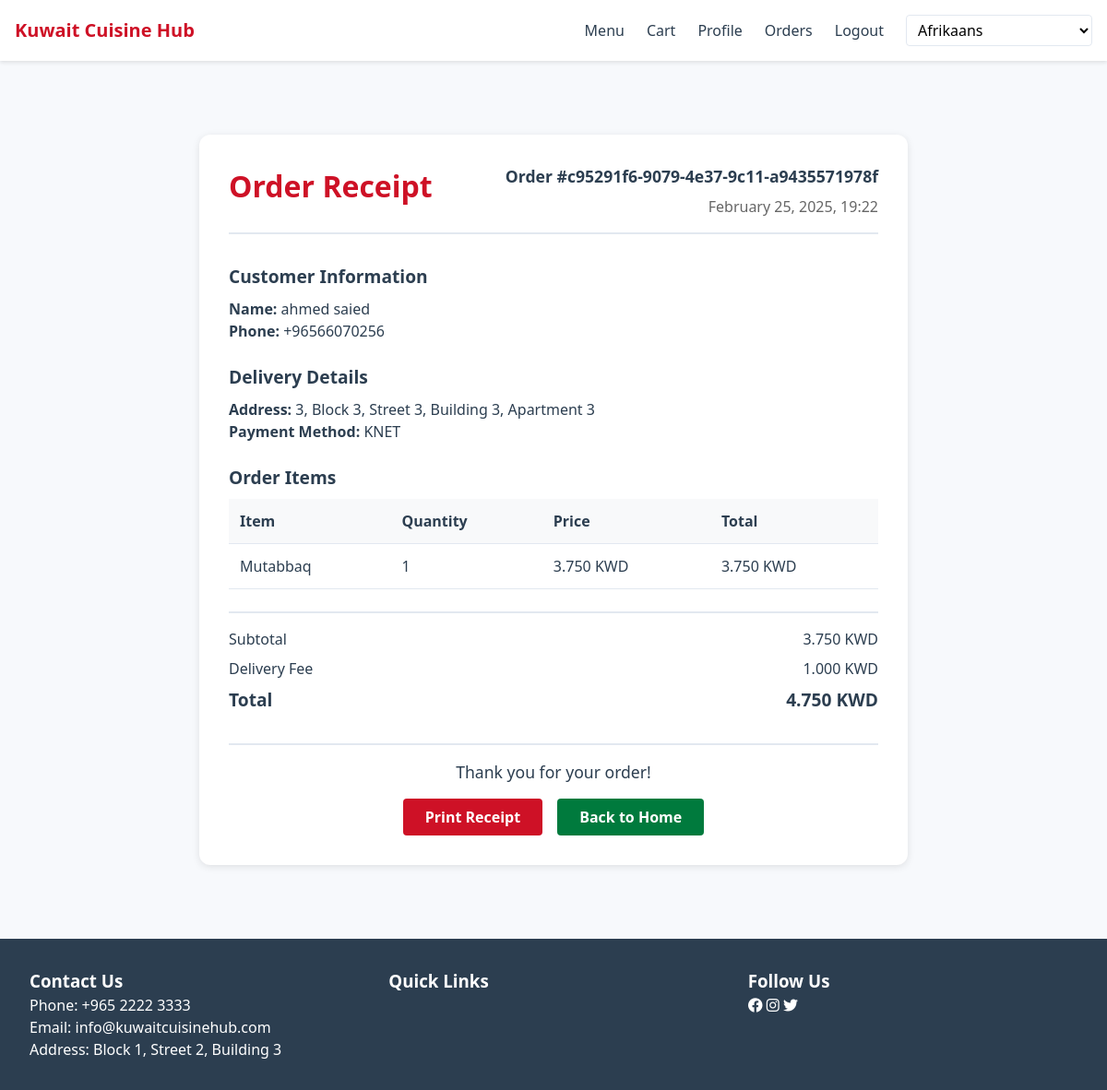
Screenshot of /orders/receipt/2/ (signed in) with the database file from the repository.
### orders/models.py (models this page shows, shortened)
class Order(models.Model):
    customer = models.ForeignKey(settings.AUTH_USER_MODEL, on_delete=models.CASCADE)
    PAYMENT_METHODS = [
        ('knet', 'KNET'),
        ('cash', _('Cash on Delivery')),
    ]
    STATUS_CHOICES = [
        ('pending', _('Pending')),
        ('confirmed', _('Confirmed')),
        ('preparing', _('Preparing')),
        ('ready', _('Ready for Delivery')),
        ('delivering', _('Out for Delivery')),
        ('delivered', _('Delivered')),
        ('cancelled', _('Cancelled')),
    ]
    order_number = models.UUIDField(
        default=uuid.uuid4,
        editable=False,
        unique=True
    )
    customer = models.ForeignKey(
        'accounts.User',
        on_delete=models.CASCADE,
        related_name='orders'
    )
    item = models.JSONField()  # Stores order items with quantities and prices
    total = models.DecimalField(max_digits=8, decimal_places=3)
    payment_method = models.CharField(
        max_length=10,
        choices=PAYMENT_METHODS
    )
    status = models.CharField(
        max_length=20,
        choices=STATUS_CHOICES,
        default='pending'
    )
    delivery_address = models.TextField()
    created_at = models.DateTimeField(auto_now_add=True)
    updated_at = models.DateTimeField(auto_now=True)

class OrderItem(models.Model):
    order = models.ForeignKey('Order', on_delete=models.CASCADE, related_name='items')
    food_item = models.ForeignKey(FoodItem, on_delete=models.CASCADE)
    quantity = models.PositiveIntegerField()
    price = models.DecimalField(max_digits=10, decimal_places=3)
    @property
    def total(self):
        return self.price * self.quantity

### accounts/models.py (models this page shows)
class User(AbstractUser):
    groups = models.ManyToManyField(
        'auth.Group',
        related_name='custom_user_set',
        blank=True,
        help_text='The groups this user belongs to.'
    )
    user_permissions = models.ManyToManyField(
        'auth.Permission',
        related_name='custom_user_set',
        blank=True,
        help_text='Specific permissions for this user.'
    )
    phone_regex = RegexValidator(
        regex=r'^\+965[0-9]{8}$',
        message=_(
            "Phone number must be entered in the format: '+96555555555'. Up to 8 digits allowed after country code.")
    )
    phone_number = models.CharField(
        _("Phone number"),
        validators=[phone_regex],
        max_length=12,  # +965 + 8 digits
        unique=True,
        help_text=_("Required. Format: +96555555555")
    )
    address = models.TextField(_("Address"))
    preferred_language = models.CharField(
        _("Preferred Language"),
        max_length=2,
        choices=[('ar', _('Arabic')), ('en', _('English'))],
        default='en'
    )
    USERNAME_FIELD = 'phone_number'
    REQUIRED_FIELDS = ['username', 'email']

### menu/models.py (models this page shows, shortened)
class FoodItem(models.Model):
    SPICE_LEVELS = [
        (1, _("Mild")),
        (2, _("Medium")),
        (3, _("Hot")),
        (4, _("Extra Hot")),
    ]
    category = models.ForeignKey(
        Category,
        on_delete=models.CASCADE,
        related_name='items'
    )
    name_en = models.CharField(_("Name (English)"), max_length=200)
    name_ar = models.CharField(_("Name (Arabic)"), max_length=200)
    description_en = models.TextField(_("Description (English)"))
    description_ar = models.TextField(_("Description (Arabic)"))
    price = models.DecimalField(max_digits=6, decimal_places=3)  # Kuwait uses 3 decimal places
    image = models.ImageField(upload_to='menu_items/')
    spice_level = models.IntegerField(choices=SPICE_LEVELS, default=1)
    is_available = models.BooleanField(default=True)
    is_vegetarian = models.BooleanField(default=False)
    is_gluten_free = models.BooleanField(default=False)
    created_at = models.DateTimeField(auto_now_add=True)
    updated_at = models.DateTimeField(auto_now=True)

### orders/views.py (the view)
# urls.py: path('receipt/<int:order_id>/', views.OrderReceiptView.as_view(), name='receipt'),
class OrderReceiptView(LoginRequiredMixin, View):
    template_name = 'orders/receipt.html'
    def get(self, request, order_id):
        try:
            order = Order.objects.get(id=order_id, customer=request.user)
            order_items = order.items.all()
            context = {
                'order': order,
                'order_items': order_items,
                'delivery_fee': Decimal('1.000'),
                'subtotal': order.total - Decimal('1.000')
            }
            return render(request, self.template_name, context)
        except Order.DoesNotExist:
            messages.error(request, _("Order not found"))
            return redirect('orders:history')

### orders/templates/orders/receipt.html (shortened to what this page needs)
{% extends "base.html" %}
{% load i18n %}
{% block content %}
<div class="receipt-container">
    <div class="receipt-card">
        <div class="receipt-header">
            <h1>{% trans "Order Receipt" %}</h1>
            <div class="order-info">
                <p class="order-number">{% trans "Order" %} #{{ order.order_number }}</p>
                <p class="order-date">{{ order.created_at|date:"F j, Y, H:i" }}</p>
            </div>
        </div>
        <div class="customer-info">
            <h2>{% trans "Customer Information" %}</h2>
            <p><strong>{% trans "Name" %}:</strong> {{ order.customer.get_full_name }}</p>
            <p><strong>{% trans "Phone" %}:</strong> {{ order.customer.phone_number }}</p>
        </div>
        <div class="delivery-info">
            <h2>{% trans "Delivery Details" %}</h2>
            <p><strong>{% trans "Address" %}:</strong> {{ order.delivery_address }}</p>
            <p><strong>{% trans "Payment Method" %}:</strong> {{ order.get_payment_method_display }}</p>
        </div>
        <div class="order-items">
            <h2>{% trans "Order Items" %}</h2>
            <table class="items-table">
                <thead>
                    <tr>
                        <th>{% trans "Item" %}</th>
                        <th>{% trans "Quantity" %}</th>
                        <th>{% trans "Price" %}</th>
                        <th>{% trans "Total" %}</th>
                    </tr>
                </thead>
                <tbody>
                    {% for item in order_items %}
                    <tr>
                        <td>{{ item.food_item.name_en }}</td>
                        <td>{{ item.quantity }}</td>
                        <td>{{ item.price }} {% trans "KWD" %}</td>
                        <td>{{ item.total }} {% trans "KWD" %}</td>
                    </tr>
                    {% endfor %}
                </tbody>
            </table>
        </div>
        <div class="order-summary">
            <div class="summary-row">
                <span>{% trans "Subtotal" %}</span>
                <span>{{ subtotal|floatformat:3 }} {% trans "KWD" %}</span>
            </div>
            <div class="summary-row">
                <span>{% trans "Delivery Fee" %}</span>
                <span>{{ delivery_fee|floatformat:3 }} {% trans "KWD" %}</span>
            </div>
            <div class="summary-row total">
                <span>{% trans "Total" %}</span>
                <span>{{ order.total|floatformat:3 }} {% trans "KWD" %}</span>
            </div>
        </div>
        <div class="receipt-footer">
            <p>{% trans "Thank you for your order!" %}</p>
            <div class="actions">
                <button class="btn btn-primary print-receipt">{% trans "Print Receipt" %}</button>
                <a href="{% url 'menu:home' %}" class="btn btn-secondary">{% trans "Back to Home" %}</a>
            </div>
        </div>
    </div>
</div>
{% endblock %}

### templates/base.html (style rules this page uses)
:root { --primary-color: #CE1126; --secondary-color: #007A3D; --accent-color: #B8985D; --text-color: #2C3E50; --light-bg: #F7F9FC; --border-color: #E2E8F0; --font-sm: 0.875rem; --font-base: 1rem; --font-lg: 1.125rem; --font-xl: 1.25rem; --spacing-xs: 0.25rem; --spacing-sm: 0.5rem; --spacing-md: 1rem; --spacing-lg: 1.5rem; --spacing-xl: 2rem; }
body { font-family: system-ui, -apple-system, BlinkMacSystemFont, 'Segoe UI', Roboto, Oxygen, Ubuntu, Cantarell, sans-serif; color: var(--text-color); line-height: 1.5; background-color: var(--light-bg); }
.btn { display: inline-block; padding: var(--spacing-sm) var(--spacing-lg); border-radius: 4px; font-weight: 600; text-decoration: none; cursor: pointer; transition: all 0.3s ease; }
.btn-primary { background-color: var(--primary-color); color: white; border: none; }
.btn-secondary { background-color: var(--secondary-color); color: white; border: none; }

### orders/templates/orders/receipt.html (style rules this page uses)
.receipt-container { max-width: 800px; margin: 2rem auto; padding: 1rem; }
.receipt-card { background: white; border-radius: 12px; padding: 2rem; box-shadow: 0 2px 8px rgba(0,0,0,0.1); }
.receipt-header { display: flex; justify-content: space-between; align-items: flex-start; margin-bottom: 2rem; padding-bottom: 1rem; border-bottom: 2px solid var(--border-color); }
.receipt-header h1 { color: var(--primary-color); margin: 0; }
.order-info { text-align: right; }
.order-number { font-weight: 600; font-size: 1.1rem; margin: 0 0 0.5rem; }
.order-date { color: #666; margin: 0; }
.customer-info, .delivery-info { margin-bottom: 1.5rem; }
.customer-info h2, .delivery-info h2, .order-items h2 { font-size: 1.2rem; margin-bottom: 0.5rem; }
.items-table { width: 100%; border-collapse: collapse; margin-bottom: 1.5rem; }
.items-table th, .items-table td { padding: 0.75rem; text-align: left; border-bottom: 1px solid var(--border-color); }
.items-table th { background-color: #f8f9fa; font-weight: 600; }
.order-summary { margin: 1.5rem 0; padding-top: 1rem; border-top: 2px solid var(--border-color); }
.summary-row { display: flex; justify-content: space-between; margin-bottom: 0.5rem; }
.summary-row.total { font-weight: 700; font-size: 1.2rem; margin-top: 0.5rem; }
.receipt-footer { text-align: center; margin-top: 2rem; padding-top: 1rem; border-top: 2px solid var(--border-color); }
.receipt-footer p { font-size: 1.1rem; margin-bottom: 1rem; }
.actions { display: flex; justify-content: center; gap: 1rem; }

### rows the page displays
Order: order_number "c95291f6-9079-4e37-9c11-a9435571978f", created_at "February 25, 2025, 19:22", customer.get_full_name "ahmed saied", customer.phone_number "+96566070256", delivery_address "3, Block 3, Street 3, Building 3, Apartment 3", payment_method "KNET", total "4.750"
OrderItem: food_item.name_en "Mutabbaq", quantity "1", price "3.750", total "3.750"

### other values shown
{{ subtotal|floatformat:3 }} "3.750"
{{ delivery_fee|floatformat:3 }} "1.000"
form field language "Afrikaans"
